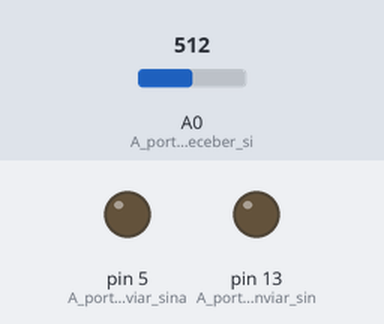
Bench run of a sketch on a simulated Arduino Uno, built with avr-gcc and run on an emulated ATmega328P. On the bench: output pins drawn as LEDs (lit = HIGH). The test bench sets the inputs (shaded band); at power-on: A0 (A_porta_A0_irá_receber_si) = 512. What the sketch prints to the serial monitor is not drawn.

Above: at 0.05 s.
At 5.1 s:
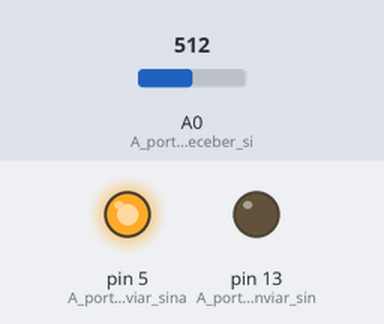
Timing chart, 0 to 13.1 s (numbered marks = the images above):
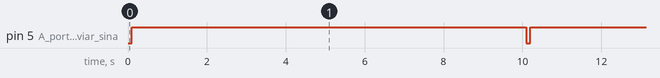

The sketch:

Projeto_alarme.ino
```cpp
void setup() //Executar apenas uma vez os comandos.
{
  Serial.begin(9600); //Estabelece uma comunicacao serial.
  pinMode(13, OUTPUT); //A porta 13 irá enviar sinais.
  pinMode(A0, INPUT); //A porta A0 irá receber sinais.
  pinMode(5, OUTPUT); //A porta 5 irá enviar sinais.
}

void loop() //Estrutura de repeticao.
{

  int LDR = analogRead(A0); //A variável LDR irá receber o valor do sinais recebidos do fotorresistor.
  Serial.println(LDR); //O monitor serial irá imprimir o valor recebido do LDR para um melhor controle.
   delay(100); //Um delay de 100 milissegundos para cada informacao impressa no monitor serial.

  if(LDR <= 965) //É colocada uma condicao a variavel LDR.
  {
   digitalWrite(5, HIGH); //A porta digital 5 é ligada.
    delay(10000); //Um tempo de 10 segundo para que o fique ligado.
     digitalWrite(5, LOW); //A porta 5 é desligada.

  }
  else{}

}
```

Measured:
- by itself, pin 5 (A_porta_5_irá_enviar_sina): alternates HIGH for 10.0 s and LOW for 0.10 s
